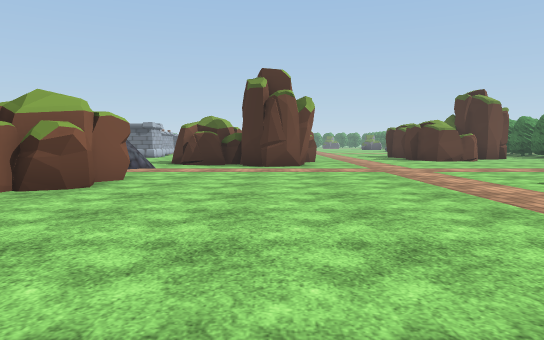
view 1 (above)

24 first-person views from a walk through a scene from a Unity 3-D project. The camera is 1.3 m above the floor, tilts 4° down and sees 70° across. The floor is counted in squares, 2 m on a side. Each view is taken from the middle of a square. On the plan, view 1 faces up. The plan holds only what a view shows up to about 11 squares ahead; the rest is blank. The place goes on beyond the plan. The player character is not drawn. Some animated figures are left out. Some surface patterns are stand-ins.

view 2
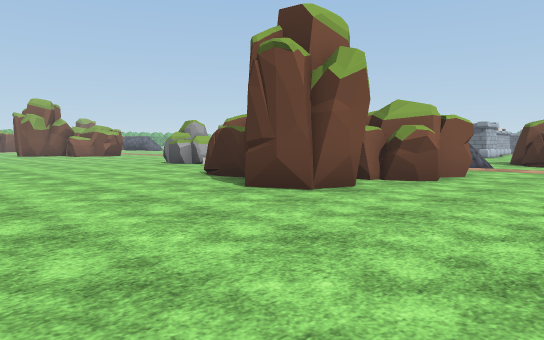

view 3
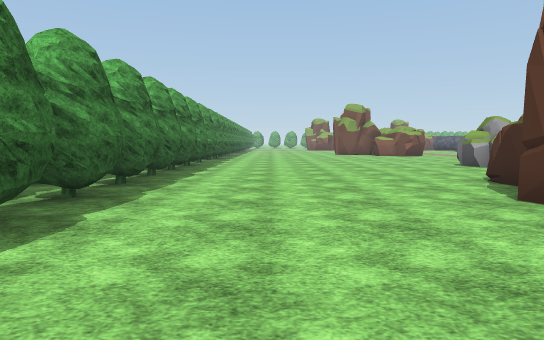

view 4
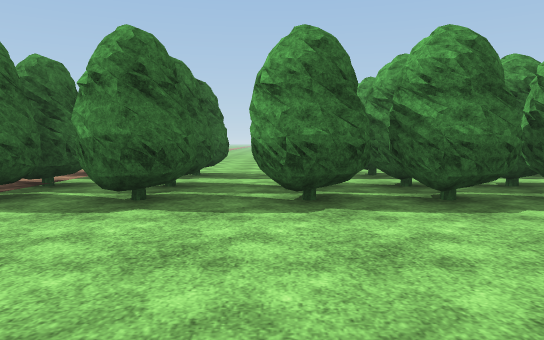

view 5
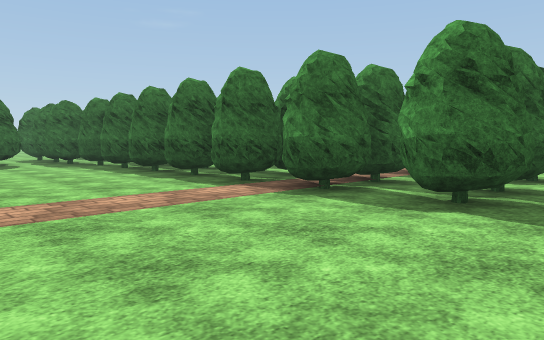

view 6
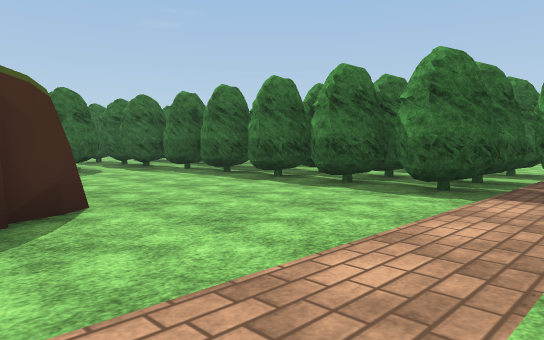

view 7
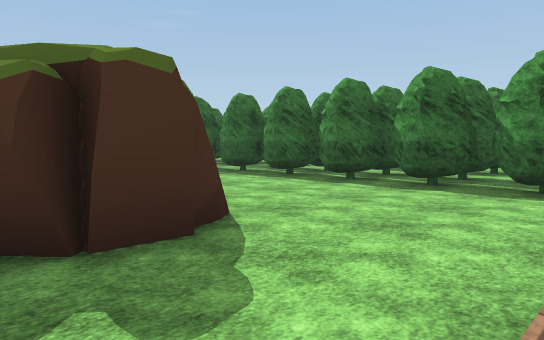

view 8
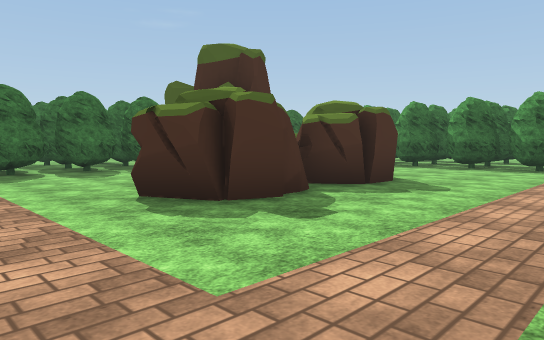

view 9
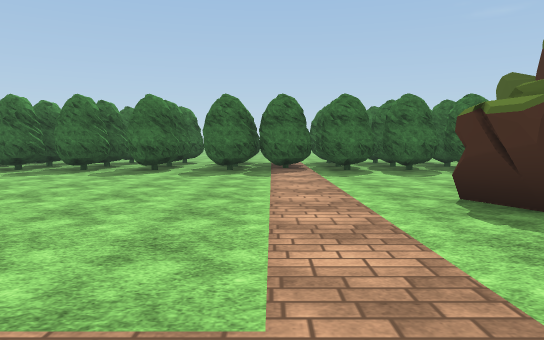

view 10
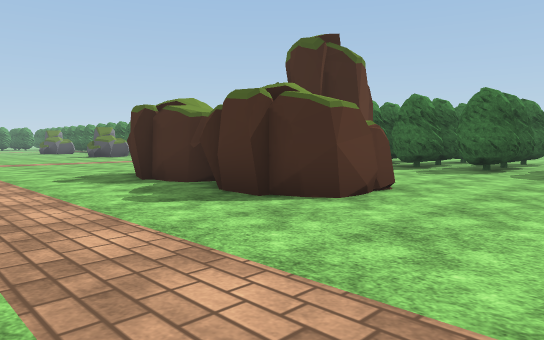

view 11
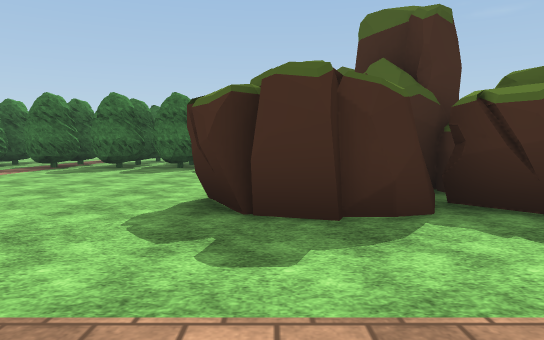

view 12
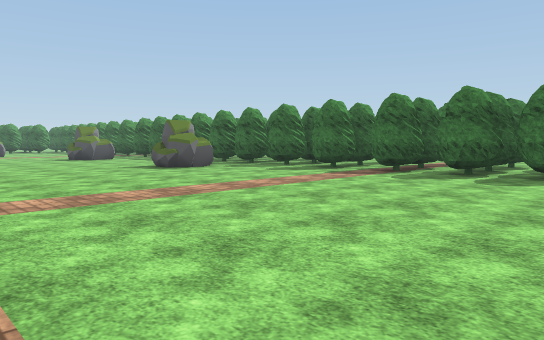

view 13
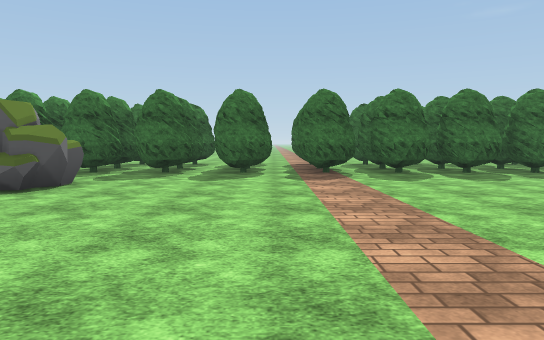

view 14
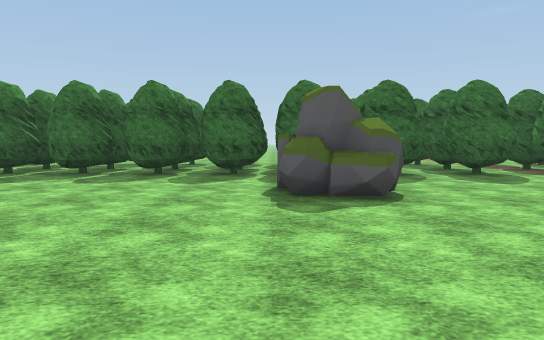

view 15
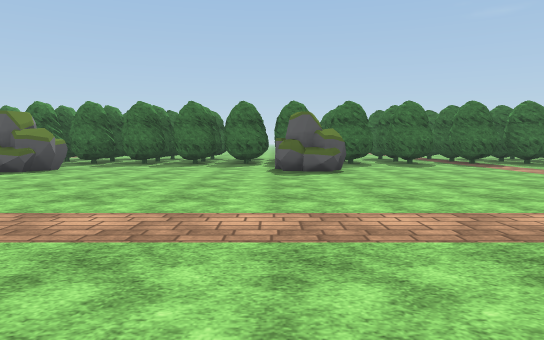

view 16
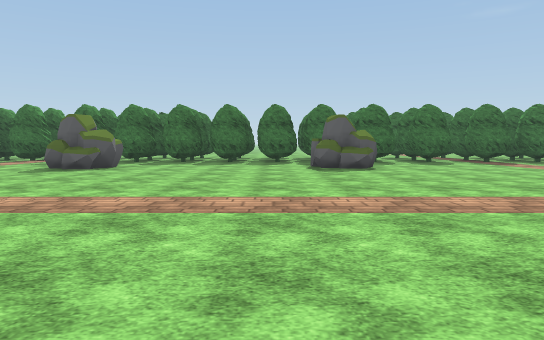

view 17
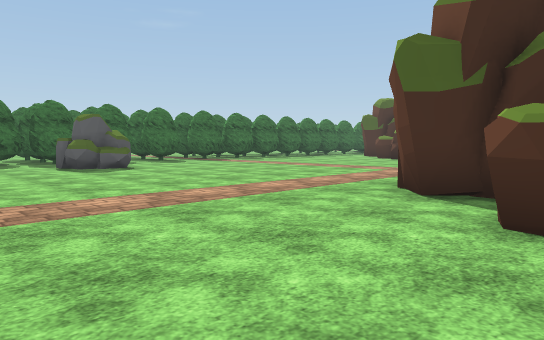

view 18
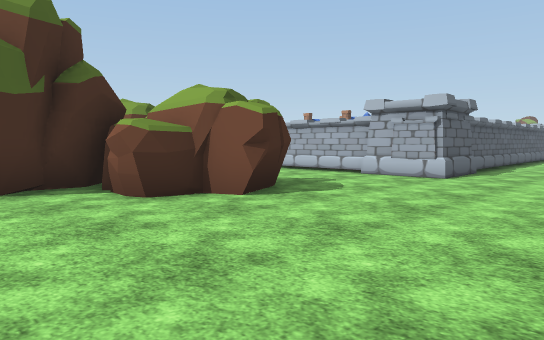

view 19
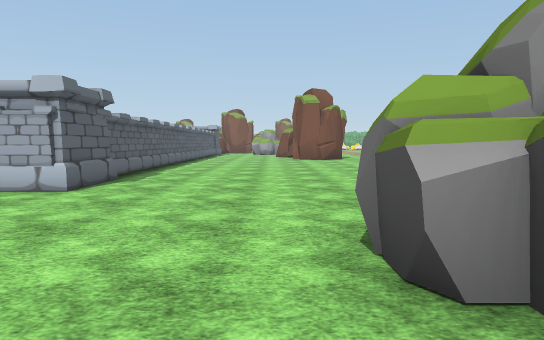

view 20
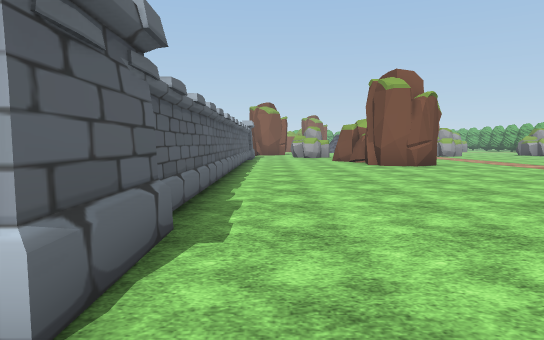

view 21
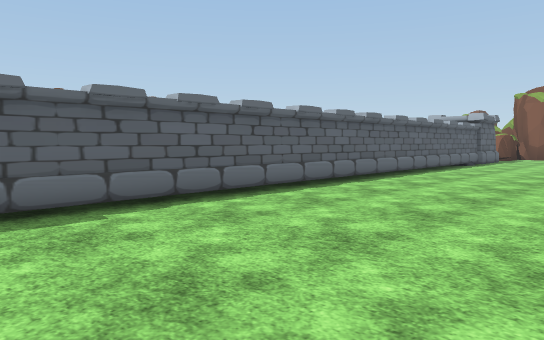

view 22
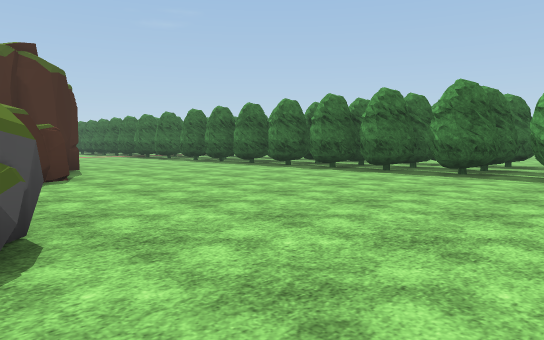

view 23
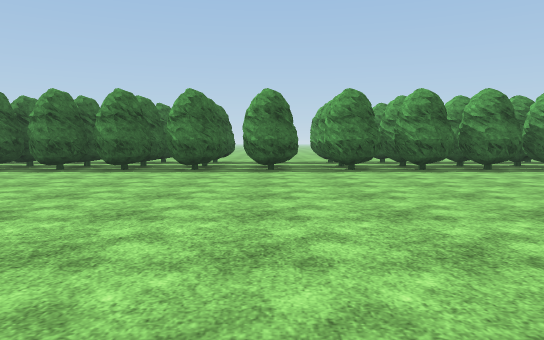

view 24
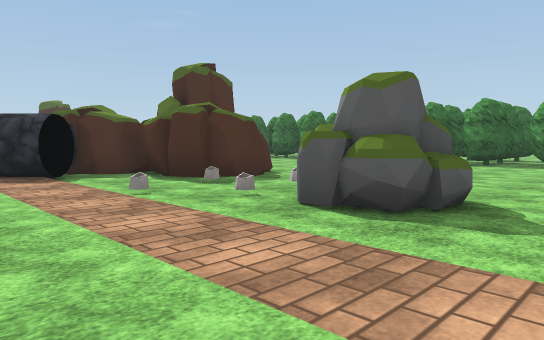

### Floor plan
Key: @ floor where view 1 was taken; # wall or solid block; . floor; / step, stairs or slope; R rock; T tree; O other object.
Columns run from 17 left of view 1 to 12 right of it. Each row starts with its distance up from view 1.
 35   #...........RRR    .....R..T
 34   ...........................T
 33 .............................#
 32 .............................T
 31 #############................T
 30            ##..##.........R..T
 29            #... ##........RR.T
 28          OO#..   ##..........#
 27          OO#       ..........T
 26                    ..........T
 25                     .........T
 24                      ........T
 23                      ........T
 22                     .........T
 21                     .........#
 20                     .........T
 19                     ....... .T
 18                    ....##    T
 17                     ...##    O
 16                     ...##   .#
 15                     ...## ...T
 14                    ....##....T
 13                    ...........
 12               ###  ..........T
 11               ..###...........
 10     ....      /..............T
  9     ........O O..............#
  8     ........O ...............T
  7     ..R......##..............T
  6    ...RR..#####........## ...#
  5   ........#####........#   ..T
  4   ........#####........#     T
  3  ............#.........##    T
  2 .......................#
  1 ...........................
  0 .................@...........T
 -1 ..............................
 -2 TTT.#.#T#TT#TT#T#T#TTTT#T.#T#T
 -3  T .T.TT##TT#TTT#TT#T#TT#TTOT
 -4 TTT. .T#TTTTT T# #TT#TTTTTTO
 -5      ...   .. .............
 -6      .T       T  #T  TTT
 -7                 ...
 -8                 ...

Positions as (right, up) in squares from view 1, and headings:
1: (0, 0), facing up
2: (0, -1), facing up-left
3: (0, 0), facing left
4: (-1, 2), facing down
5: (-1, 2), facing down-right
6: (2, 3), facing down-right
7: (3, 4), facing down-right
8: (2, 9), facing down-right
9: (2, 9), facing right
10: (2, 11), facing up-right
11: (2, 18), facing right
12: (3, 19), facing up-right
13: (3, 25), facing right
14: (4, 30), facing right
15: (0, 30), facing right
16: (-1, 31), facing right
17: (-1, 33), facing down-right
18: (2, 34), facing down-left
19: (0, 34), facing left
20: (-4, 32), facing left
21: (-7, 35), facing down-left
22: (-14, 6), facing down-right
23: (-13, 7), facing down
24: (-13, 10), facing down-right
